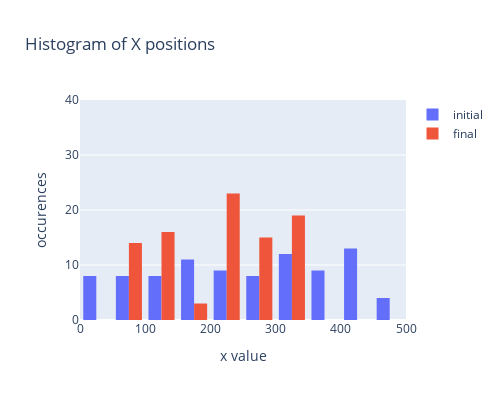

Write notebook code for a chart like this one.
### Markdown cell above
Build the following scatter plot

![asd](images/fig_02.1.png)

### Code cell
trace_init = dict(
    type='histogram',
    x=table.Xi,
    name='initial'
)

trace_final = dict(
    type='histogram',
    x=table.Xf,
    name='final'
)

layout = dict(
    title='Histogram of X positions',
    xaxis=dict(title='x value', range=[0,500]),
    yaxis=dict(title='occurences', range=[0,40]),
    width=500,
    height=400
)

fig = go.Figure(data=[trace_init, trace_final], layout=layout)
fig.show()
